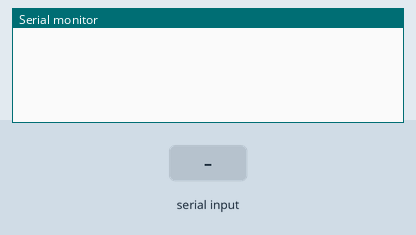
The sketch below on a simulated Arduino Uno, built with avr-gcc and run on an emulated ATmega328P. Shown: the last lines printed to the serial monitor. Inputs (shaded band) come from the test bench.

Above: at 1.2 s.
1.3 s: "A" received over Serial
At 3.5 s:
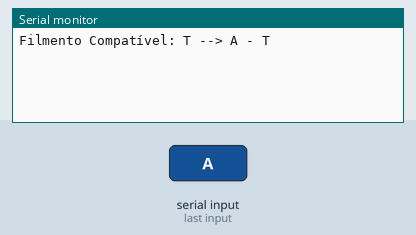
3.8 s: "T" received over Serial
At 5.5 s:
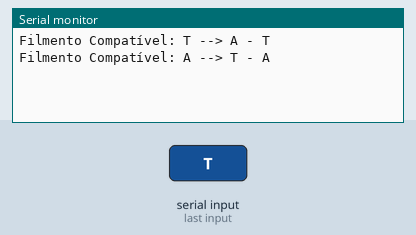
6.3 s: "C" received over Serial
At 8.5 s:
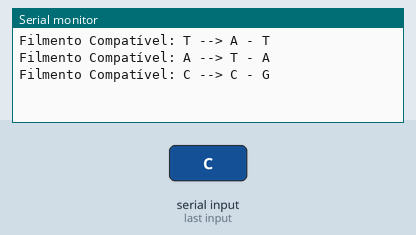
8.8 s: "1" received over Serial
At 10.6 s:
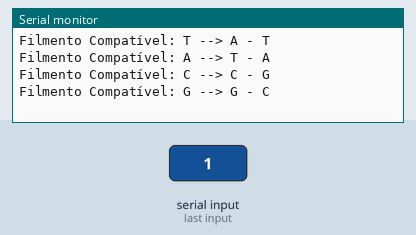

Measured:
- after the input at 1.3 s, the serial monitor: prints a new line after 1.0 s (image 1)
- after the input at 3.8 s, the serial monitor: prints a new line after 1.0 s (image 2)
- after the input at 6.3 s, the serial monitor: prints a new line after 1.0 s (image 3)
- after the input at 8.8 s, the serial monitor: prints a new line after 1.0 s (image 4)

The sketch:

P5Dna.ino.ino
```cpp
String letter = "";  // for incoming serial data

void setup() {
  Serial.begin(9600); // opens serial port, sets data rate to 9600 bps
}

void loop() {

  // send data only when you receive data:
  if (Serial.available() > 0) {
    // read the incoming byte:
    letter = Serial.readString();

    // say what you got:
    if(letter.equalsIgnoreCase("A")){
      Serial.println("Filmento Compatível: T --> A - T");
    }
    else if(letter.equalsIgnoreCase("T")){
      Serial.println("Filmento Compatível: A --> T - A");
    }
    else if(letter.equalsIgnoreCase("C")){
      Serial.println("Filmento Compatível: C --> C - G");
    }
    else{
      Serial.println("Filmento Compatível: G --> G - C");
    }

  }
}
```
